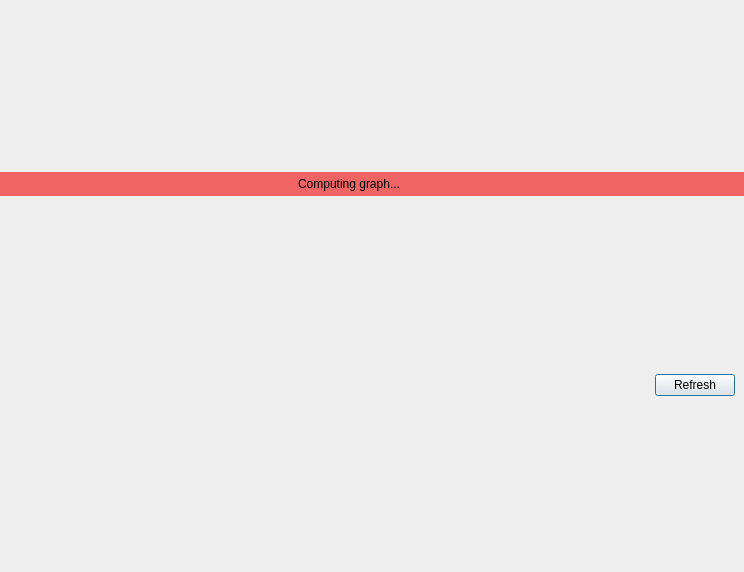
<?xml version="1.0" encoding="UTF-8"?>
<ui version="4.0">
 <class>GraphDialogClass</class>
 <widget class="QDialog" name="GraphDialogClass">
  <property name="geometry">
   <rect>
    <x>0</x>
    <y>0</y>
    <width>744</width>
    <height>572</height>
   </rect>
  </property>
  <property name="windowTitle">
   <string>Conceptual.SA ChainGraph</string>
  </property>
  <layout class="QVBoxLayout" name="verticalLayout">
   <property name="margin">
    <number>0</number>
   </property>
   <item>
    <widget class="QWidget" name="processWidget" native="true">
     <property name="sizePolicy">
      <sizepolicy hsizetype="Preferred" vsizetype="Maximum">
       <horstretch>0</horstretch>
       <verstretch>0</verstretch>
      </sizepolicy>
     </property>
     <property name="styleSheet">
      <string notr="true">background-color:rgb(240,100,100);</string>
     </property>
     <layout class="QHBoxLayout" name="horizontalLayout_2">
      <property name="margin">
       <number>1</number>
      </property>
      <item>
       <widget class="QLabel" name="label">
        <property name="sizePolicy">
         <sizepolicy hsizetype="Preferred" vsizetype="Maximum">
          <horstretch>0</horstretch>
          <verstretch>0</verstretch>
         </sizepolicy>
        </property>
        <property name="styleSheet">
         <string notr="true">background-color:rgb(240,100,100);</string>
        </property>
        <property name="text">
         <string>Computing graph...</string>
        </property>
        <property name="alignment">
         <set>Qt::AlignCenter</set>
        </property>
        <property name="margin">
         <number>4</number>
        </property>
       </widget>
      </item>
      <item>
       <widget class="QPushButton" name="killButton">
        <property name="sizePolicy">
         <sizepolicy hsizetype="Fixed" vsizetype="Fixed">
          <horstretch>0</horstretch>
          <verstretch>0</verstretch>
         </sizepolicy>
        </property>
        <property name="text">
         <string/>
        </property>
        <property name="icon">
         <iconset resource="../resources.qrc">
          <normaloff>:/icons/icons/application-exit.png</normaloff>:/icons/icons/application-exit.png</iconset>
        </property>
        <property name="autoDefault">
         <bool>false</bool>
        </property>
        <property name="flat">
         <bool>true</bool>
        </property>
       </widget>
      </item>
     </layout>
    </widget>
   </item>
   <item>
    <layout class="QVBoxLayout" name="viewLayout"/>
   </item>
   <item>
    <layout class="QHBoxLayout" name="horizontalLayout">
     <property name="sizeConstraint">
      <enum>QLayout::SetDefaultConstraint</enum>
     </property>
     <property name="leftMargin">
      <number>9</number>
     </property>
     <property name="topMargin">
      <number>0</number>
     </property>
     <property name="rightMargin">
      <number>9</number>
     </property>
     <property name="bottomMargin">
      <number>2</number>
     </property>
     <item>
      <spacer name="horizontalSpacer">
       <property name="orientation">
        <enum>Qt::Horizontal</enum>
       </property>
       <property name="sizeHint" stdset="0">
        <size>
         <width>40</width>
         <height>20</height>
        </size>
       </property>
      </spacer>
     </item>
     <item>
      <widget class="QPushButton" name="refreshButton">
       <property name="text">
        <string>Refresh</string>
       </property>
       <property name="icon">
        <iconset resource="../resources.qrc">
         <normaloff>:/icons/icons/reload.png</normaloff>:/icons/icons/reload.png</iconset>
       </property>
      </widget>
     </item>
    </layout>
   </item>
  </layout>
 </widget>
 <layoutdefault spacing="6" margin="11"/>
 <resources>
  <include location="../resources.qrc"/>
 </resources>
 <connections/>
</ui>
